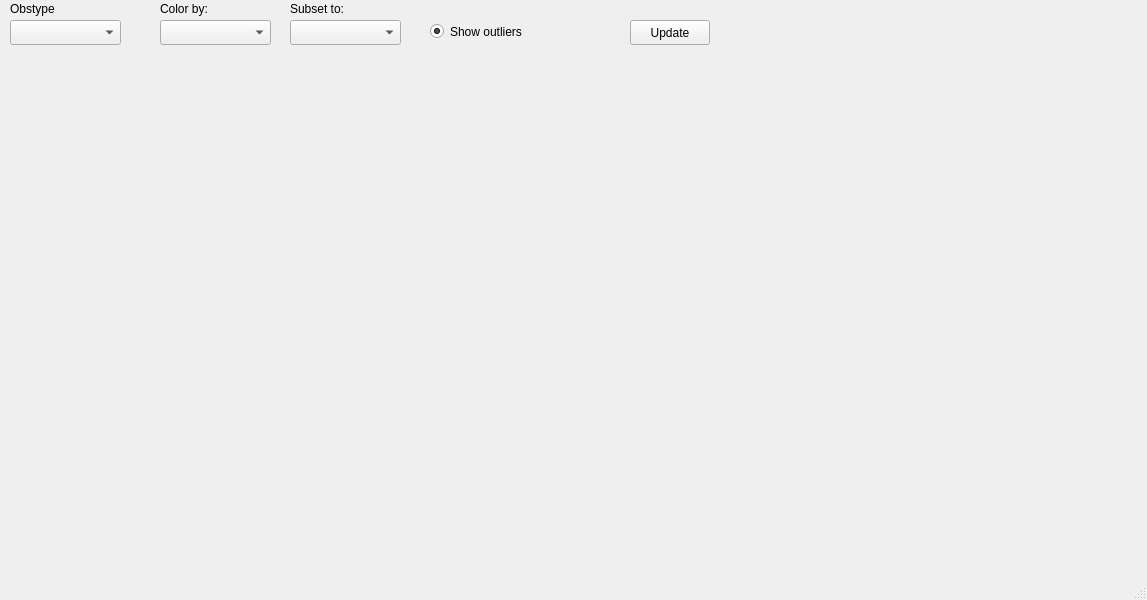
<?xml version="1.0" encoding="UTF-8"?>
<ui version="4.0">
 <class>MainWindow</class>
 <widget class="QMainWindow" name="MainWindow">
  <property name="geometry">
   <rect>
    <x>0</x>
    <y>0</y>
    <width>1147</width>
    <height>600</height>
   </rect>
  </property>
  <property name="windowTitle">
   <string>MainWindow</string>
  </property>
  <widget class="QWidget" name="centralwidget">
   <widget class="QWidget" name="verticalLayoutWidget">
    <property name="geometry">
     <rect>
      <x>30</x>
      <y>80</y>
      <width>971</width>
      <height>471</height>
     </rect>
    </property>
    <layout class="QVBoxLayout" name="vert_layout"/>
   </widget>
   <widget class="QComboBox" name="select_colorby">
    <property name="enabled">
     <bool>true</bool>
    </property>
    <property name="geometry">
     <rect>
      <x>160</x>
      <y>20</y>
      <width>111</width>
      <height>25</height>
     </rect>
    </property>
   </widget>
   <widget class="QLabel" name="label">
    <property name="geometry">
     <rect>
      <x>160</x>
      <y>0</y>
      <width>54</width>
      <height>17</height>
     </rect>
    </property>
    <property name="text">
     <string>Color by:</string>
    </property>
   </widget>
   <widget class="QRadioButton" name="select_show_outliers">
    <property name="geometry">
     <rect>
      <x>430</x>
      <y>20</y>
      <width>96</width>
      <height>23</height>
     </rect>
    </property>
    <property name="text">
     <string>Show outliers</string>
    </property>
    <property name="checked">
     <bool>true</bool>
    </property>
   </widget>
   <widget class="QComboBox" name="select_subset">
    <property name="enabled">
     <bool>true</bool>
    </property>
    <property name="geometry">
     <rect>
      <x>290</x>
      <y>20</y>
      <width>111</width>
      <height>25</height>
     </rect>
    </property>
   </widget>
   <widget class="QLabel" name="label_2">
    <property name="geometry">
     <rect>
      <x>290</x>
      <y>0</y>
      <width>54</width>
      <height>17</height>
     </rect>
    </property>
    <property name="text">
     <string>Subset to:</string>
    </property>
   </widget>
   <widget class="QPushButton" name="update_plot_box">
    <property name="geometry">
     <rect>
      <x>630</x>
      <y>20</y>
      <width>80</width>
      <height>25</height>
     </rect>
    </property>
    <property name="text">
     <string>Update</string>
    </property>
   </widget>
   <widget class="QLabel" name="label_3">
    <property name="geometry">
     <rect>
      <x>10</x>
      <y>0</y>
      <width>54</width>
      <height>17</height>
     </rect>
    </property>
    <property name="text">
     <string>Obstype</string>
    </property>
   </widget>
   <widget class="QComboBox" name="select_obstype">
    <property name="enabled">
     <bool>true</bool>
    </property>
    <property name="geometry">
     <rect>
      <x>10</x>
      <y>20</y>
      <width>111</width>
      <height>25</height>
     </rect>
    </property>
   </widget>
  </widget>
  <widget class="QMenuBar" name="menubar">
   <property name="geometry">
    <rect>
     <x>0</x>
     <y>0</y>
     <width>1147</width>
     <height>22</height>
    </rect>
   </property>
  </widget>
  <widget class="QStatusBar" name="statusbar"/>
 </widget>
 <resources/>
 <connections/>
</ui>
